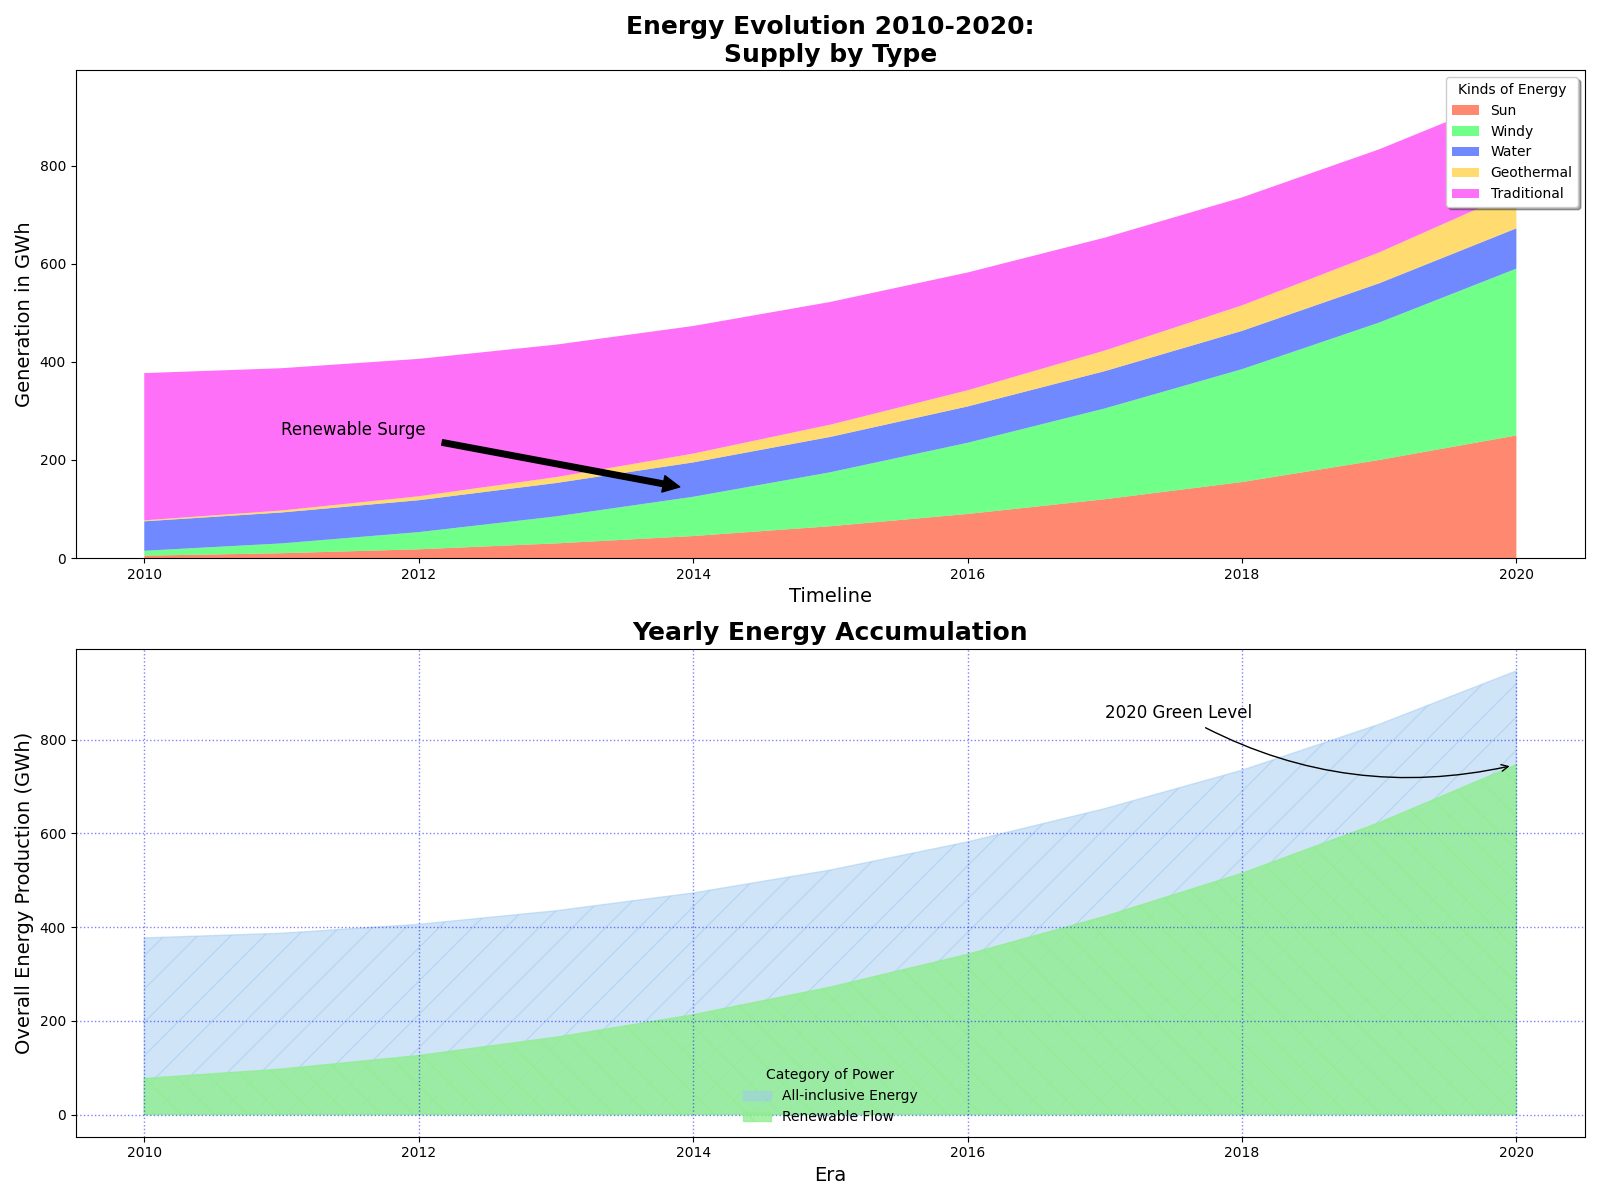

Here is the Python script that generated this plot:
import matplotlib.pyplot as plt
import numpy as np

years = np.arange(2010, 2021)
solar = np.array([5, 10, 18, 30, 45, 65, 90, 120, 155, 200, 250])
wind = np.array([10, 20, 35, 55, 80, 110, 145, 185, 230, 280, 340])
hydro = np.array([60, 63, 65, 68, 70, 72, 74, 76, 78, 80, 82])
fossil = np.array([300, 290, 280, 270, 260, 250, 240, 230, 220, 210, 200])
geothermal = np.array([2, 4, 8, 12, 18, 25, 33, 42, 52, 63, 75])  # New dataset added

renewable = solar + wind + hydro + geothermal
total = renewable + fossil

fig, (ax1, ax2) = plt.subplots(nrows=2, figsize=(16, 12))

ax1.stackplot(years, solar, wind, hydro, geothermal, fossil,
              labels=['Sun', 'Windy', 'Water', 'Geothermal', 'Traditional'],
              colors=['#FF5733', '#33FF57', '#3357FF', '#FFCC33', '#FF33F6'], alpha=0.7)
ax1.set_xlabel('Timeline', fontsize=14)
ax1.set_ylabel('Generation in GWh', fontsize=14)
ax1.set_title('Energy Evolution 2010-2020:\nSupply by Type', fontsize=18, fontweight='bold')
ax1.legend(loc='upper right', title='Kinds of Energy', shadow=True, fancybox=True)
ax1.grid(visible=False)
ax1.annotate('Renewable Surge', xy=(2014, 140), xytext=(2011, 250),
             arrowprops=dict(facecolor='black', shrink=0.05), fontsize=12)

ax2.fill_between(years, 0, total, label='All-inclusive Energy', color='#A1CAF1', hatch='/', alpha=0.5)
ax2.fill_between(years, 0, renewable, label='Renewable Flow', color='#90EE90', hatch='\\', alpha=0.8)
ax2.set_xlabel('Era', fontsize=14)
ax2.set_ylabel('Overall Energy Production (GWh)', fontsize=14)
ax2.set_title('Yearly Energy Accumulation', fontsize=18, fontweight='bold')
ax2.legend(loc='lower center', title='Category of Power', frameon=False)
ax2.grid(visible=True, which='major', linestyle=':', linewidth=1.0, color='blue', alpha=0.5)
ax2.annotate('2020 Green Level', xy=(2020, renewable[-1]), xytext=(2017, renewable[-1] + 100),
             arrowprops=dict(arrowstyle='->', connectionstyle="arc3,rad=.2", facecolor='red', shrinkA=5, shrinkB=5),
             fontsize=12)

plt.tight_layout()
plt.show()
